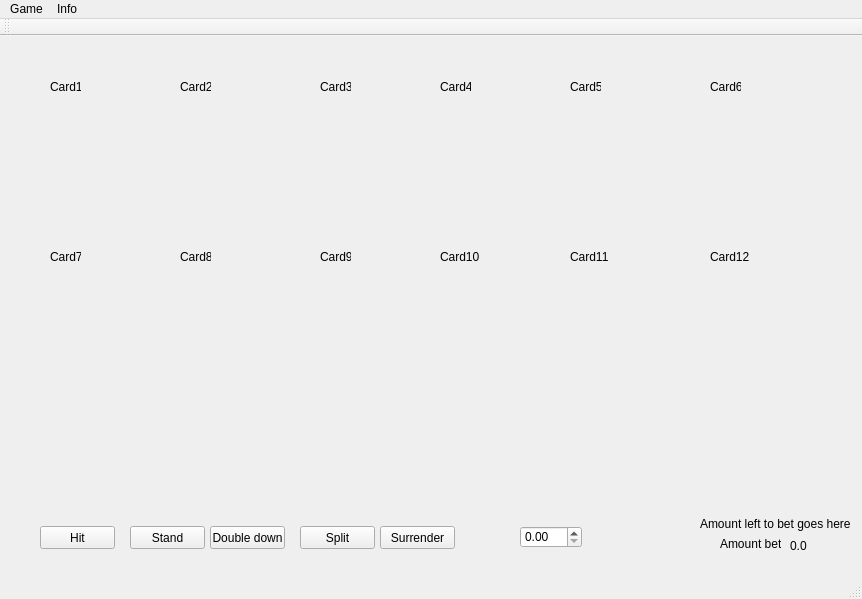
<?xml version="1.0" encoding="UTF-8"?>
<ui version="4.0">
 <class>MainWindow</class>
 <widget class="QMainWindow" name="MainWindow">
  <property name="geometry">
   <rect>
    <x>0</x>
    <y>0</y>
    <width>862</width>
    <height>599</height>
   </rect>
  </property>
  <property name="windowTitle">
   <string>MainWindow</string>
  </property>
  <widget class="QWidget" name="centralWidget">
   <widget class="QPushButton" name="btnHit">
    <property name="geometry">
     <rect>
      <x>40</x>
      <y>490</y>
      <width>75</width>
      <height>23</height>
     </rect>
    </property>
    <property name="text">
     <string>Hit</string>
    </property>
   </widget>
   <widget class="QPushButton" name="btnStand">
    <property name="geometry">
     <rect>
      <x>130</x>
      <y>490</y>
      <width>75</width>
      <height>23</height>
     </rect>
    </property>
    <property name="text">
     <string>Stand</string>
    </property>
   </widget>
   <widget class="QPushButton" name="btnDoubleD">
    <property name="geometry">
     <rect>
      <x>210</x>
      <y>490</y>
      <width>75</width>
      <height>23</height>
     </rect>
    </property>
    <property name="text">
     <string>Double down</string>
    </property>
   </widget>
   <widget class="QPushButton" name="btnSplit">
    <property name="geometry">
     <rect>
      <x>300</x>
      <y>490</y>
      <width>75</width>
      <height>23</height>
     </rect>
    </property>
    <property name="text">
     <string>Split</string>
    </property>
   </widget>
   <widget class="QPushButton" name="btnSurrender">
    <property name="geometry">
     <rect>
      <x>380</x>
      <y>490</y>
      <width>75</width>
      <height>23</height>
     </rect>
    </property>
    <property name="text">
     <string>Surrender</string>
    </property>
   </widget>
   <widget class="QLabel" name="lblCurrentBet">
    <property name="geometry">
     <rect>
      <x>790</x>
      <y>500</y>
      <width>41</width>
      <height>20</height>
     </rect>
    </property>
    <property name="text">
     <string>0.0</string>
    </property>
   </widget>
   <widget class="QLabel" name="label_2">
    <property name="geometry">
     <rect>
      <x>700</x>
      <y>480</y>
      <width>151</width>
      <height>16</height>
     </rect>
    </property>
    <property name="text">
     <string>Amount left to bet goes here</string>
    </property>
   </widget>
   <widget class="QDoubleSpinBox" name="doubleSpinBox">
    <property name="geometry">
     <rect>
      <x>520</x>
      <y>490</y>
      <width>62</width>
      <height>22</height>
     </rect>
    </property>
   </widget>
   <widget class="QLabel" name="label_3">
    <property name="geometry">
     <rect>
      <x>720</x>
      <y>500</y>
      <width>61</width>
      <height>16</height>
     </rect>
    </property>
    <property name="text">
     <string>Amount bet:</string>
    </property>
   </widget>
   <widget class="QLabel" name="imgLblCard1">
    <property name="geometry">
     <rect>
      <x>50</x>
      <y>40</y>
      <width>31</width>
      <height>21</height>
     </rect>
    </property>
    <property name="text">
     <string>Card1</string>
    </property>
   </widget>
   <widget class="QLabel" name="imgLblCard2">
    <property name="geometry">
     <rect>
      <x>180</x>
      <y>40</y>
      <width>31</width>
      <height>21</height>
     </rect>
    </property>
    <property name="text">
     <string>Card2</string>
    </property>
   </widget>
   <widget class="QLabel" name="imgLblCard3">
    <property name="geometry">
     <rect>
      <x>320</x>
      <y>40</y>
      <width>31</width>
      <height>21</height>
     </rect>
    </property>
    <property name="text">
     <string>Card3</string>
    </property>
   </widget>
   <widget class="QLabel" name="imgLblCard4">
    <property name="geometry">
     <rect>
      <x>440</x>
      <y>40</y>
      <width>31</width>
      <height>21</height>
     </rect>
    </property>
    <property name="text">
     <string>Card4</string>
    </property>
   </widget>
   <widget class="QLabel" name="imgLblCard6">
    <property name="geometry">
     <rect>
      <x>710</x>
      <y>40</y>
      <width>31</width>
      <height>21</height>
     </rect>
    </property>
    <property name="text">
     <string>Card6</string>
    </property>
   </widget>
   <widget class="QLabel" name="imgLblCard5">
    <property name="geometry">
     <rect>
      <x>570</x>
      <y>40</y>
      <width>31</width>
      <height>21</height>
     </rect>
    </property>
    <property name="text">
     <string>Card5</string>
    </property>
   </widget>
   <widget class="QLabel" name="imgLblCard12">
    <property name="geometry">
     <rect>
      <x>710</x>
      <y>210</y>
      <width>41</width>
      <height>21</height>
     </rect>
    </property>
    <property name="text">
     <string>Card12</string>
    </property>
   </widget>
   <widget class="QLabel" name="imgLblCard9">
    <property name="geometry">
     <rect>
      <x>320</x>
      <y>210</y>
      <width>31</width>
      <height>21</height>
     </rect>
    </property>
    <property name="text">
     <string>Card9</string>
    </property>
   </widget>
   <widget class="QLabel" name="imgLblCard7">
    <property name="geometry">
     <rect>
      <x>50</x>
      <y>210</y>
      <width>31</width>
      <height>21</height>
     </rect>
    </property>
    <property name="text">
     <string>Card7</string>
    </property>
   </widget>
   <widget class="QLabel" name="imgLblCard8">
    <property name="geometry">
     <rect>
      <x>180</x>
      <y>210</y>
      <width>31</width>
      <height>21</height>
     </rect>
    </property>
    <property name="text">
     <string>Card8</string>
    </property>
   </widget>
   <widget class="QLabel" name="imgLblCard10">
    <property name="geometry">
     <rect>
      <x>440</x>
      <y>210</y>
      <width>41</width>
      <height>21</height>
     </rect>
    </property>
    <property name="text">
     <string>Card10</string>
    </property>
   </widget>
   <widget class="QLabel" name="imgLblCard11">
    <property name="geometry">
     <rect>
      <x>570</x>
      <y>210</y>
      <width>41</width>
      <height>21</height>
     </rect>
    </property>
    <property name="text">
     <string>Card11</string>
    </property>
   </widget>
  </widget>
  <widget class="QMenuBar" name="menuBar">
   <property name="geometry">
    <rect>
     <x>0</x>
     <y>0</y>
     <width>862</width>
     <height>21</height>
    </rect>
   </property>
   <widget class="QMenu" name="menuRules">
    <property name="title">
     <string>Info</string>
    </property>
    <addaction name="actionRules"/>
   </widget>
   <widget class="QMenu" name="menuGame">
    <property name="title">
     <string>Game</string>
    </property>
    <addaction name="actionNew_Game"/>
   </widget>
   <addaction name="menuGame"/>
   <addaction name="menuRules"/>
  </widget>
  <widget class="QToolBar" name="mainToolBar">
   <attribute name="toolBarArea">
    <enum>TopToolBarArea</enum>
   </attribute>
   <attribute name="toolBarBreak">
    <bool>false</bool>
   </attribute>
  </widget>
  <widget class="QStatusBar" name="statusBar"/>
  <action name="actionRules">
   <property name="text">
    <string>Rules</string>
   </property>
  </action>
  <action name="actionNew_Game">
   <property name="text">
    <string>New Game</string>
   </property>
  </action>
 </widget>
 <layoutdefault spacing="6" margin="11"/>
 <resources/>
 <connections>
  <connection>
   <sender>doubleSpinBox</sender>
   <signal>valueChanged(double)</signal>
   <receiver>lblCurrentBet</receiver>
   <slot>setNum(double)</slot>
   <hints>
    <hint type="sourcelabel">
     <x>562</x>
     <y>539</y>
    </hint>
    <hint type="destinationlabel">
     <x>790</x>
     <y>552</y>
    </hint>
   </hints>
  </connection>
 </connections>
</ui>
